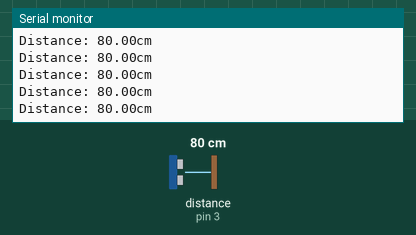
Recording of a sketch running on a simulated Arduino Uno, built with avr-gcc and run on an emulated ATmega328P. Parts: the last lines printed to the serial monitor. Inputs (shaded band) come from the test bench; at power-on: distance to the obstacle (sensor on pin 3) 80 cm.

Above: at 1.2 s.
1.3 s: distance to the obstacle (sensor on pin 3) set to 60 cm
At 1.35 s:
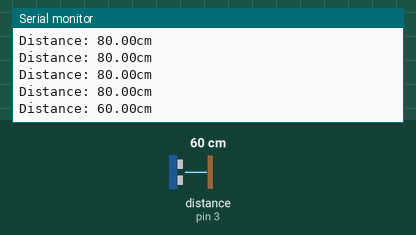
4.3 s: distance to the obstacle (sensor on pin 3) set to 250 cm
At 4.41 s:
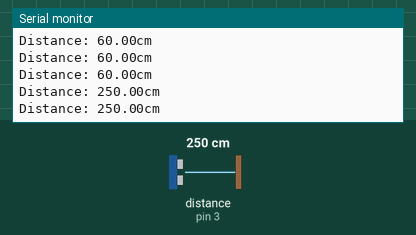
7.3 s: distance to the obstacle (sensor on pin 3) set to 4 cm
At 7.3 s:
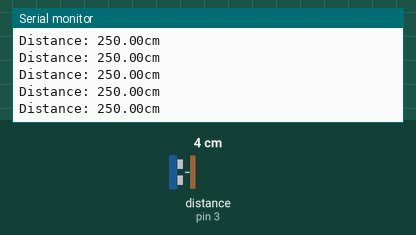
10.3 s: distance to the obstacle (sensor on pin 3) set to 60 cm
At 10.41 s:
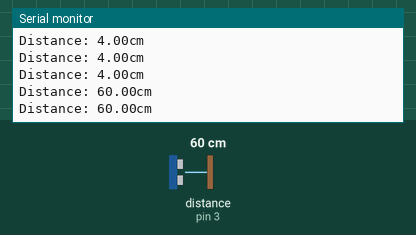
13.3 s: distance to the obstacle (sensor on pin 3) set to 299 cm
At 13.41 s:
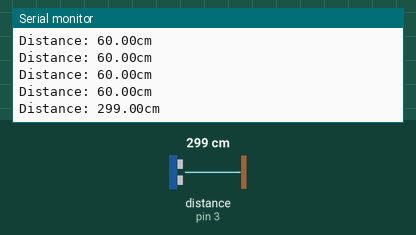
16.3 s: distance to the obstacle (sensor on pin 3) set to 18 cm
At 16.36 s:
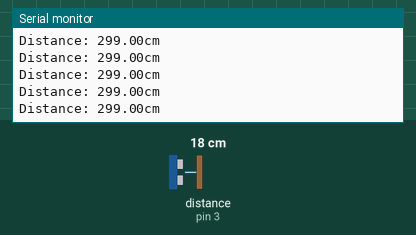
Timing chart, 0 to 19.3 s (numbered marks = the images above; inputs shaded):
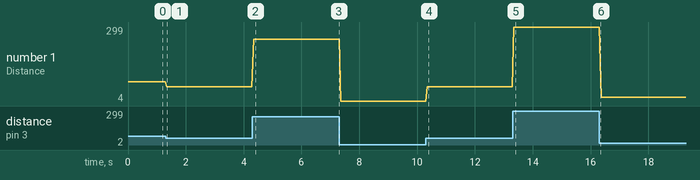

The sketch:

mBotUltrasonicTest.ino
```cpp
/**
 * @file    mBotUltrasonicTest.ino
 * @author  Evan Genuise
 * @version V1.0.0
 * @date    11/5/2018
 * @brief   Description: This file is used to test the ultrasonic sensor on mBot
 *
 * Function List:
 * 1. double distanceCm(void)
 *    @return Returns distance in centimeters, range: 3-400
 */

#include <MeMCore.h>

MeUltrasonicSensor ultrasonic(PORT_3);

void setup()
{
  Serial.begin(9600);
}

void loop()
{
  Serial.print("Distance: ");
  Serial.print(ultrasonic.distanceCm());
  Serial.println("cm");
  delay(50);
}
```

Measured:
- after the input at 1.3 s, the serial monitor: prints a new line at once (image 1)
- after the input at 4.3 s, the serial monitor: prints a new line at once (image 2)
- after the input at 10.3 s, the serial monitor: prints a new line at once (image 4)
- after the input at 13.3 s, the serial monitor: prints a new line after 0.05 s (image 5)
- plotted number 1: 80 → 60 after the input at 1.3 s, 60 → 250 after the input at 4.3 s, 250 → 4 after the input at 7.3 s, 4 → 60 after the input at 10.3 s, 60 → 299 after the input at 13.3 s
